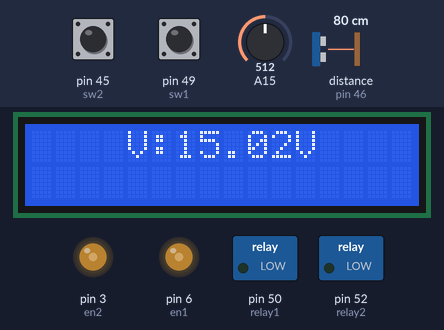
A sketch run on a simulated Arduino Mega 2560, built with avr-gcc and run on an emulated ATmega2560. Parts: 16×2 character LCD, switched loads named in the sketch (green lamp = pin HIGH), output pins drawn as LEDs (lit = HIGH). Wiring (inferred from the names in the program): ultrasonic range finder: trigger pin 44; echo pin 46. Inputs (shaded band) come from the test bench; at power-on: A15 = 512, pin 45 (sw2) LOW, pin 49 (sw1) LOW, distance to the obstacle (sensor on pin 46) 80 cm. The echo pulse lasts 58.3 µs per cm; pins used as bus, display or sensor lines are not drawn; what the sketch prints to the serial monitor is not drawn.

Above: at 1.2 s.
1.3 s: A15 set to 348
At 1.9 s:
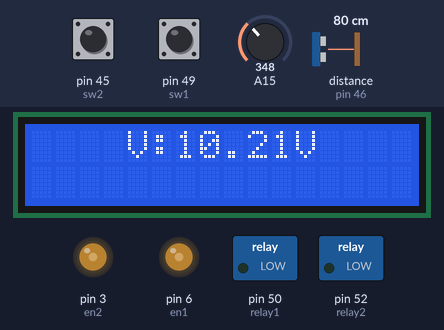
2.8 s: A15 set to 328
At 3.2 s:
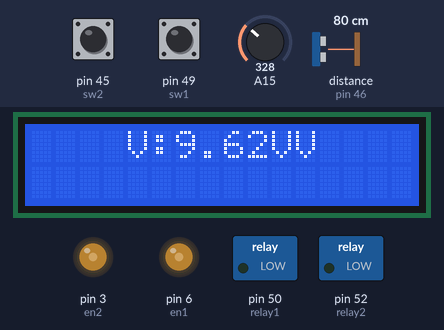
4.3 s: pin 45 (sw2) pulled HIGH for 0.15 s
At 4.39 s:
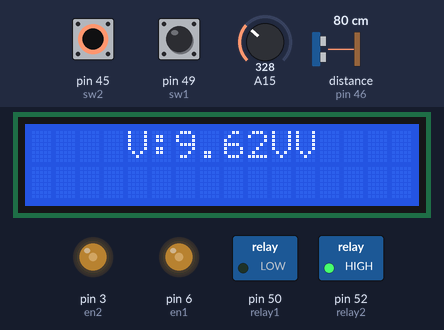
5.9 s: pin 49 (sw1) pulled HIGH for 0.15 s
At 5.99 s:
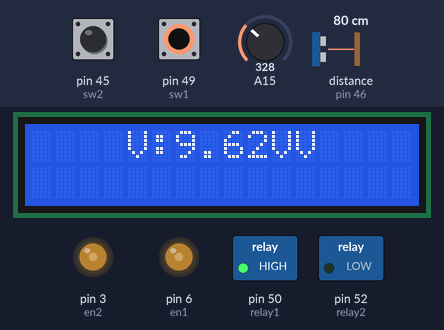
7.5 s: pin 49 (sw1) pulled HIGH for 3.2 s
At 11.7 s:
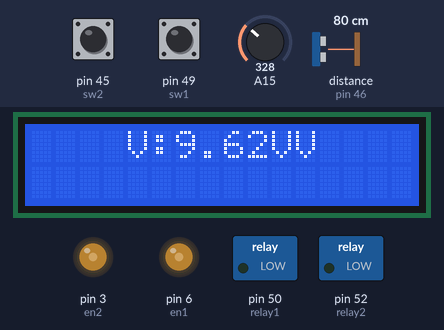
12.2 s: A15 set to 306
At 12.9 s:
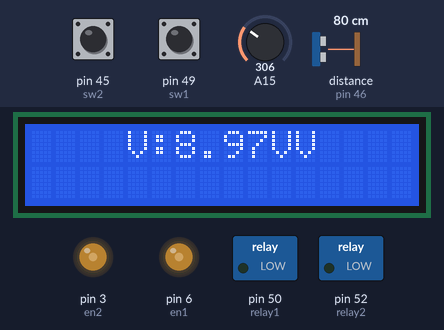
Timing chart, 0 to 14.7 s (numbered marks = the images above; inputs shaded):
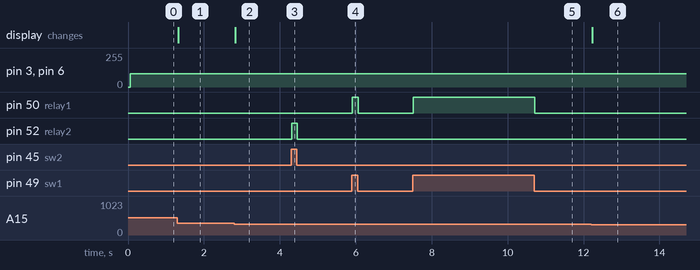

The sketch:

vac_test_1.ino
```cpp
int trig1  = 44;
int echo1  = 46;

int r1 = 7;//rf
int r2 = 8;//rb

int en1 = 6;
int en2 = 3;

int R1 = 5;//lb
int R2 = 4;//lf


int ir1 =  A0;
int ir2 =  A1;

int A = 0;
int Y;


float duration;
int distance;

float ultrasonic()
{
  digitalWrite(trig1, LOW);
  delayMicroseconds(2);
  digitalWrite(trig1, HIGH);
  delayMicroseconds(10);
  digitalWrite(trig1, LOW);
  duration = pulseIn(echo1, HIGH);
  distance = 0.034 * duration / 2;
}


void straight()
{
  digitalWrite(r1, 0);
  digitalWrite(r2, en1); //يمين
  digitalWrite(R1, 0);
  digitalWrite(R2, en2); // شمال
}
void right()
{
  digitalWrite(r1, 0);
  digitalWrite(r2, 0);
  digitalWrite(R1, 0);
  digitalWrite(R2, en2 );
}
void left()
{
  digitalWrite(r1, 0);
  digitalWrite(r2, en1);
  digitalWrite(R1, 0);
  digitalWrite(R2, 0 );
}

#include <LiquidCrystal.h>
LiquidCrystal lcd(23, 25, 27, 29, 31, 33, 35, 37, 39, 41);
//***************  RS  E   D4  D5 D6 D7
float Amp, Pw, Voltres, Voltin;

int relay1 = 50;
int sw1 = 49;

int relay2 = 52;
int sw2 = 45;

int Y1 ;
int Y2 ;

void setup() {

  pinMode(echo1, INPUT);
  pinMode(trig1, OUTPUT);

  pinMode(r1,   OUTPUT);
  pinMode(r2,   OUTPUT);
  pinMode(R1,   OUTPUT);
  pinMode(R2,   OUTPUT);

  pinMode(en1, OUTPUT);
  pinMode(en2, OUTPUT);

  pinMode(ir1, INPUT);
  pinMode(ir2, INPUT);


  lcd.begin(16, 2);
  Serial.begin (9600);


  pinMode(relay1, OUTPUT);
  pinMode(sw1, INPUT);

  pinMode(relay2, OUTPUT);
  pinMode(sw2, INPUT);


}

void loop() {


  int ADC0 = analogRead(A15);
  int ADC1 = analogRead(A15);


  //**************حساب التوتر *****************//
  Voltin   = ADC1 * 4.88 * 0.00601;

  Pw       = Voltin * Amp * 0.001 ;


  lcd.setCursor(4, 0);
  lcd.print("V:");
  lcd.print(Voltin);
  lcd.print("V");


  Y1 = digitalRead (sw1);
  if (Y1 == HIGH) {
    digitalWrite(relay1 , HIGH );
  }

  else  digitalWrite(relay1 , LOW );

  Y2 = digitalRead (sw2);
  if (Y2 == HIGH) {
    digitalWrite(relay2 , HIGH );
  }

  else  digitalWrite(relay2 , LOW );


  analogWrite(en1 , 100);
  analogWrite(en2 , 100);
  Serial.print ("distance =");
  Serial.println(distance);

  ultrasonic();
  if (distance < 25)
  {
    A++;
  }

  if ( A == 0  || A == 2 )
  {
    straight();

  }

  if (A == 1)
  {
    left ();
    delay(2700);//////////////////
    A = 2;
  }

  if (A == 3)
  {
    right ();
    delay(3000);/////////////////
    A = 4;
  }


  if (A == 4)
  {
    A = 0 ;
  }

  Serial.println(A);

}
```

Measured:
- the behaviour switches between 341 and 340 on A15 (found by bisection; images 1 and 2)
- after the input at 1.3 s, the display: changes at once (image 1)
- after the input at 2.8 s, the display: changes at once (image 2)
- after the input at 4.3 s, pin 52 (relay2): LOW → HIGH at once, → LOW 0.14 s later
- after the input at 5.9 s, pin 50 (relay1): LOW → HIGH at once, → LOW 0.16 s later
- after the input at 7.5 s, pin 50 (relay1): LOW → HIGH at once, → LOW 3.2 s later
- after the input at 12.2 s, the display: changes at once (image 6)
